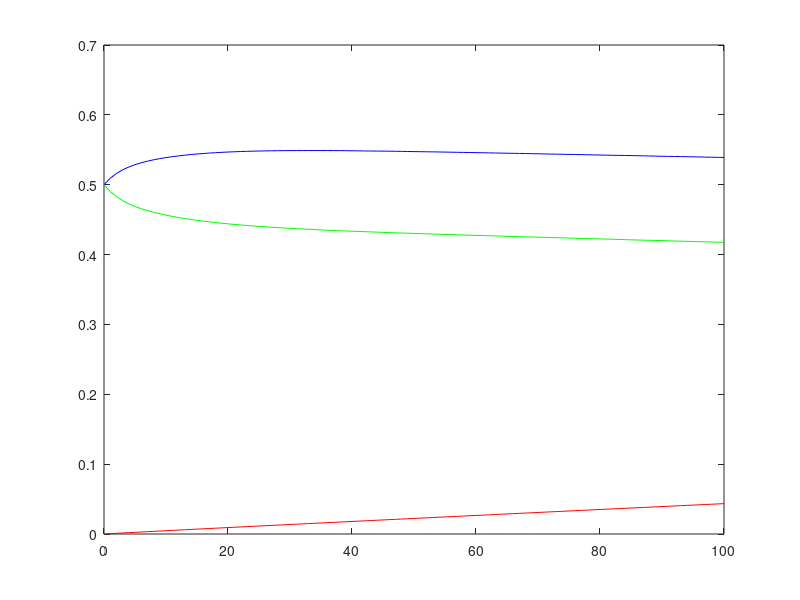
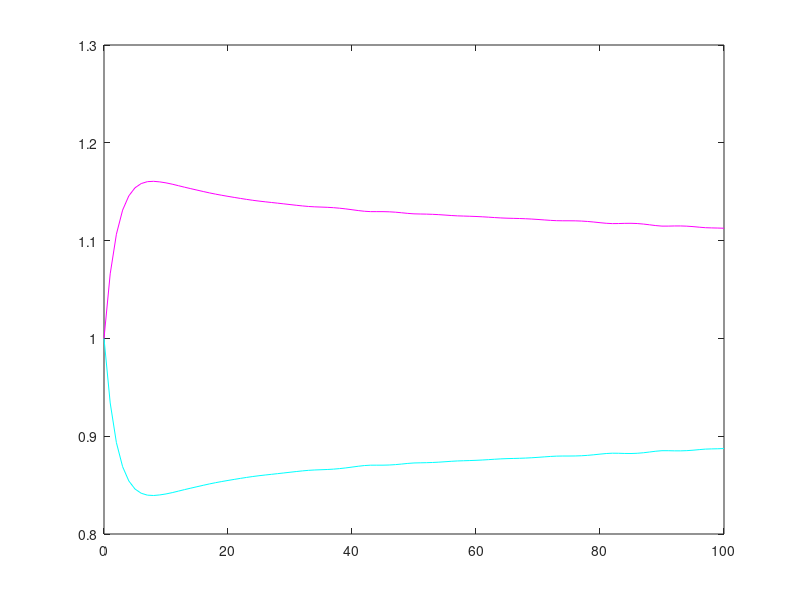

MATLAB code to generate these figures, in order:
function PlotODEs

% Creates Timespace
t = linspace(0,100,101);

% Ratio of mosquitos to humans
M = 2;

% Set Rates
r = 1/14;
i = 1/20;
d = 1/1000;
c = 1/6;
b = 1/2;

% Set initial values
x0 = [1;0;0;1*M;0*M];
x1 = [0.5;0.5;0;0.5*M;0.5*M];

% Create non-linear ODE
f = @(t,x) [r*x(2)-i*x(1)*x(5);-(r+d)*x(2)+i*x(1)*x(5);d*x(2); ... 
    c*x(5)-b*x(2)*x(4);-c*x(5)+b*x(2)*x(4)];

% Solve ODE using ode45
opts = odeset('RelTol',1e-3, 'AbsTol' ,1e-6);
[t,x] = ode45(f,t,x1,opts);

% Plot humans
figure;
plot(t,x(:,1),'b-',t,x(:,2),'g-',t,x(:,3),'r-');

% Plot mosquitos
figure;
plot(t,x(:,4),'c-',t,x(:,5),'m-');
